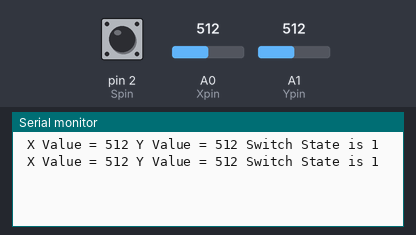
A sketch run on a simulated Arduino Uno, built with avr-gcc and run on an emulated ATmega328P. Parts: the last lines printed to the serial monitor. The test bench sets the inputs (shaded band); at power-on: A0 (Xpin) = 512, A1 (Ypin) = 512, pin 2 (Spin) HIGH.

Above: at 1.2 s.
1.3 s: A0 (Xpin) set to 716
At 1.46 s:
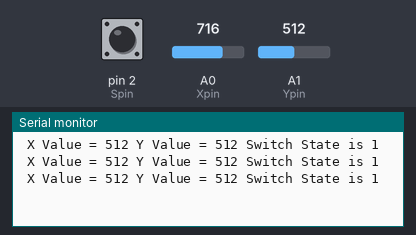
2.8 s: A1 (Ypin) set to 716
At 3.06 s:
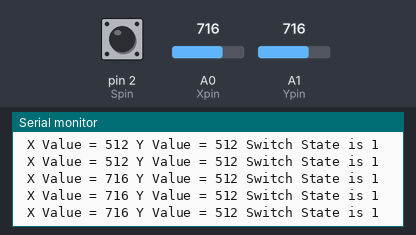
4.3 s: pin 2 (Spin) pulled LOW for 0.5 s
At 5.07 s:
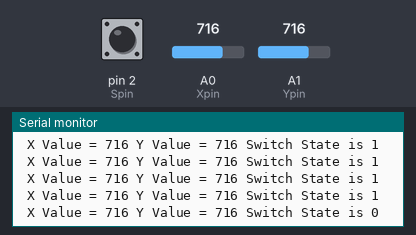
6.3 s: A0 (Xpin) set to 900
At 6.67 s:
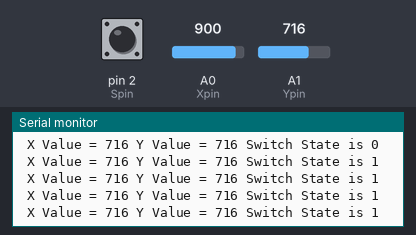
7.8 s: pin 2 (Spin) pulled LOW for 1 s
At 8.67 s:
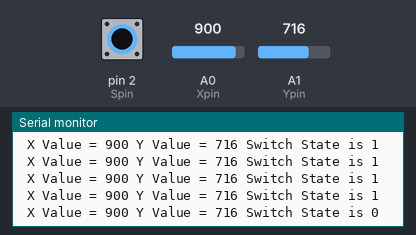
10.3 s: A1 (Ypin) set to 900
At 10.68 s:
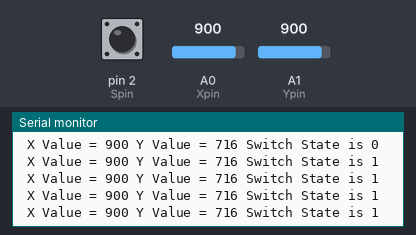
Timing chart, 0 to 12.8 s (numbered marks = the images above; inputs shaded):
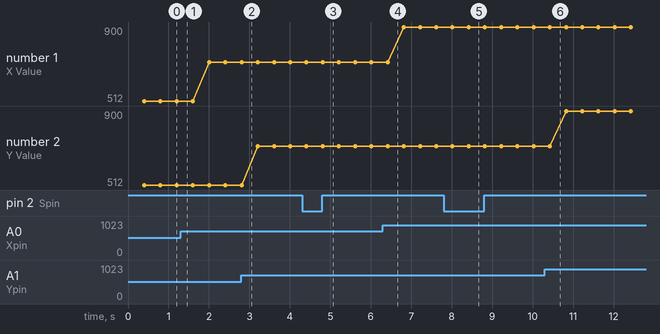

Measured:
- after the input at 4.3 s, the serial monitor: prints a new line after 0.51 s (image 3)
- after the input at 7.8 s, the serial monitor: prints a new line after 0.62 s (image 5)
- plotted number 1: 512 → 716 after the input at 1.3 s, 716 → 900 after the input at 6.3 s

The sketch:

Joystick.ino
```cpp
int Xpin = A0;
int Ypin = A1;
int Spin = 2;
int Xval;
int Yval;
int Sval;
int dt = 400;


void setup() {
  Serial.begin(9600);
  pinMode(Xpin,INPUT);
  pinMode(Ypin,INPUT);
  pinMode(Spin,INPUT);

// setting this high to avoid using pull up resistor
  digitalWrite(Spin,HIGH);
}

void loop() {
  Xval = analogRead(Xpin);
  Yval = analogRead(Ypin);
  Sval = digitalRead(Spin);
  delay(dt);
  Serial.print(" X Value = ");
  Serial.print(Xval);
  Serial.print(" Y Value = ");
  Serial.print(Yval);
  Serial.print(" Switch State is ");
  Serial.println(Sval);
}
```
